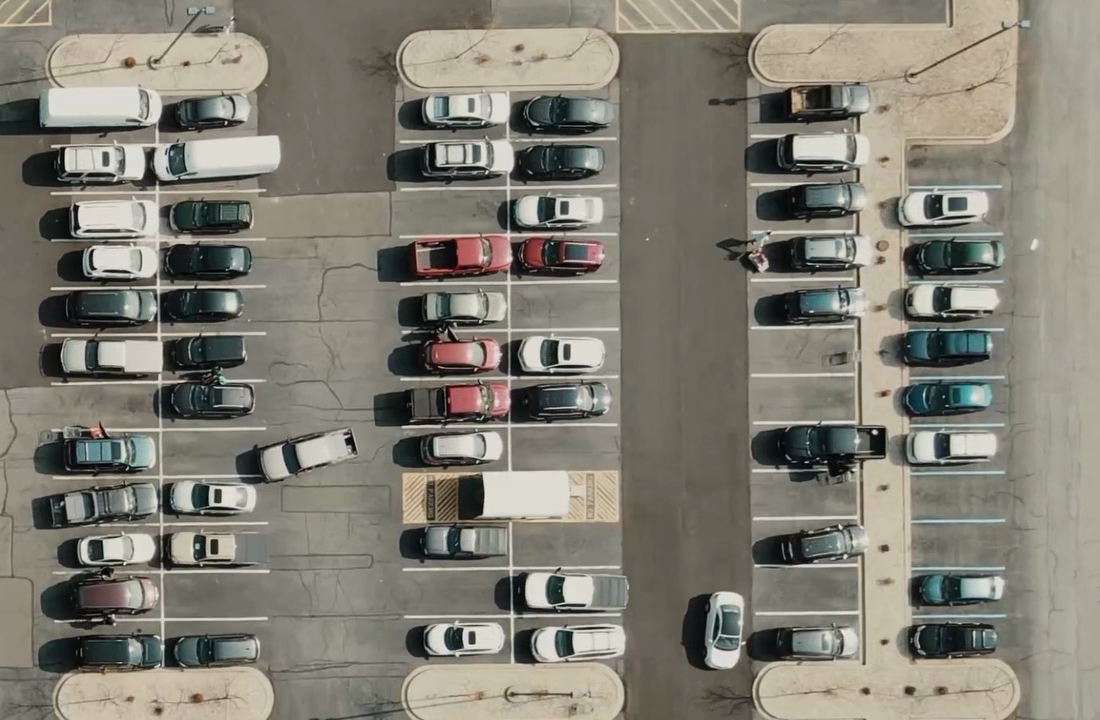
#> input picture carParkImg.png, 1100 x 720 px, given in place of the camera
$ python motiondetector.py
#> lines starting #> are read from the running program, lines starting #| are printed output that depends on the picture; after the words box and inside, x2 and y2 are one past the last pixel; in counts of white or black regions, pixels touching at a corner belong together
###################################################################
# Nome do script    : motiondetector.py
# Sequência         : 4.2.2
# Autores       	: Daciel Gomes e Marcelo Augusto
###################################################################

import cv2 as cv
import numpy as np

# Inicializa um objeto VideoCapture
cap = cv.VideoCapture(0)

gray = cap.read()[1] # recebe o primeiro frame
#> gray is the input picture: shape (720, 1100, 3); mean B, G, R 116, 126.7, 129.8

# Verifica se a câmera está aberta
if cap.isOpened():
    ret, frame = cap.read()
    while ret:
        # ret: variável booleana. Retorna True se o frame é lido corretamente
        ret, frame = cap.read()

        gray_compare = gray # recebe o frame anterior
        gray = cv.cvtColor(frame, cv.COLOR_BGR2GRAY) # recebe o frame posterior
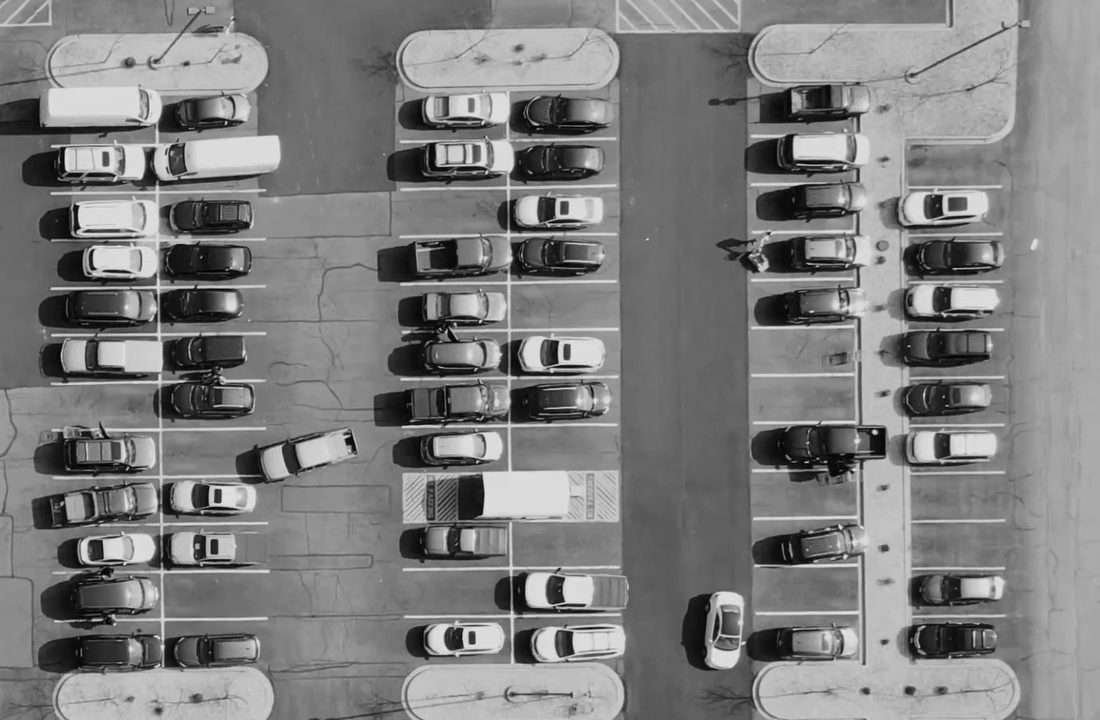
#> gray: shape (720, 1100); min 0, max 232, mean 126.4

        # Separa os planos da imagem
        planes_compare = cv.split(gray_compare)
        planes = cv.split(gray)

        histSize = 64 # bins (segmentação do intervalo do histograma em subpartes)
        histRange = (0, 256) # intervalo do histograma
        accumulate = False

        # Calcula o histograma do plano da imagem (frame)
        hist_comp = cv.calcHist(planes_compare, [0], None, [histSize], histRange, accumulate=accumulate)
#> hist_comp = 64 values, max 39814 at index 29, min 0 at index 58, mean 12375
        hist = cv.calcHist(planes, [0], None, [histSize], histRange, accumulate=accumulate)
#> hist = 64 values, max 38486 at index 27, min 0 at index 59, mean 12375

        hist_w = 640
        hist_h = 480
        bin_w = int(round(hist_w/histSize)) # largura do bin

        histImage = np.zeros((hist_h, hist_w, 3), dtype=np.uint8)

        # Normaliza o histograma com base nos parâmetros indicados
        cv.normalize(hist_comp, hist_comp, alpha=0, beta=hist_h, norm_type=cv.NORM_MINMAX)
        cv.normalize(hist, hist, alpha=0, beta=hist_h, norm_type=cv.NORM_MINMAX)

        for i in range(1, histSize):
            cv.line(histImage, (bin_w*(i), hist_h - int(hist[i])),
                               (bin_w*(i), hist_h),
                               (255, 255, 255), thickness=2)
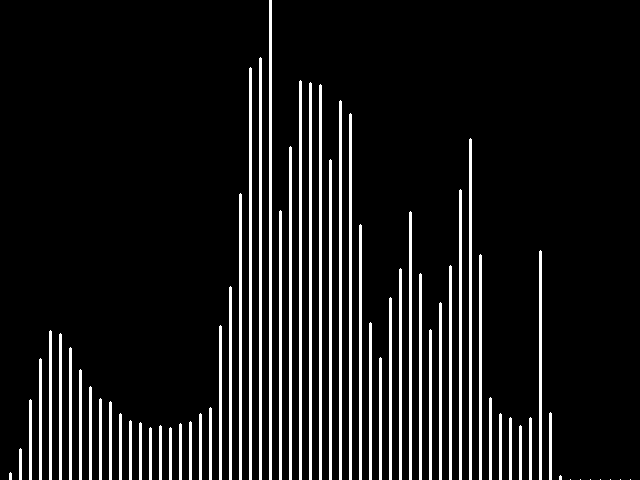
#> histImage: shape (480, 640, 3); 9.6% white; 63 white regions (8 under 20 px), largest, box (x1, y1, x2, y2) and area: (269, 0, 272, 480) 1440, (259, 57, 262, 480) 1267, (249, 67, 252, 480) 1237

        # Comparação dos histogramas
        metric_val = cv.compareHist(hist_comp, hist, cv.HISTCMP_CORREL)
#> metric_val = 0.693
        if metric_val < 0.90:
            gray = cv.flip(gray, 1) # inverte a image horizontalmente
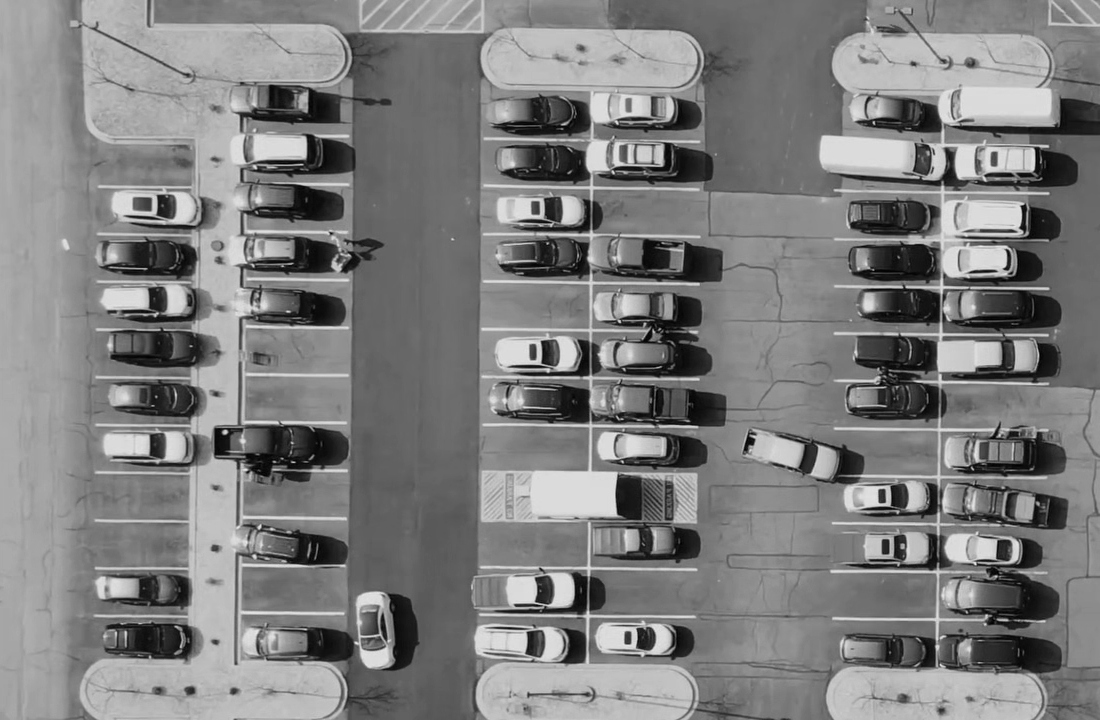
#> gray: shape (720, 1100); min 0, max 232, mean 126.4
            cv.putText(gray, 'Movimento detectado!', (200, 400), cv.FONT_ITALIC, 1, (0, 255, 255), thickness=2)
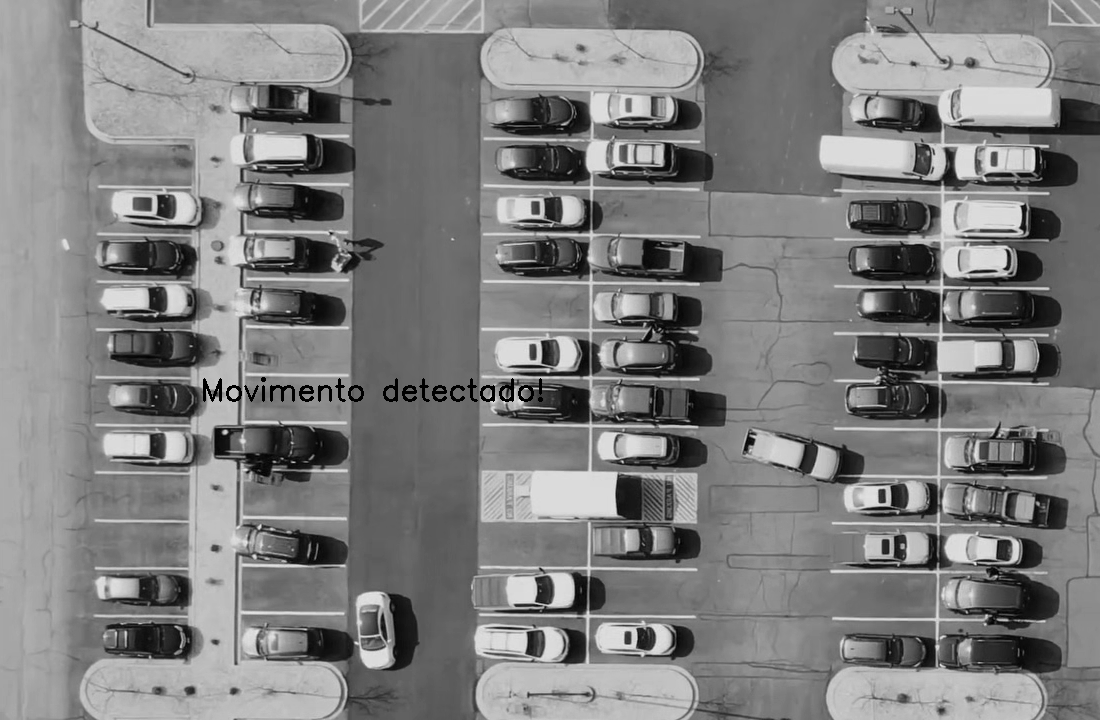
#> gray: shape (720, 1100); 0.31% of pixels changed, all inside (x1, y1, x2, y2) = (203, 377, 543, 402)
            cv.imshow('Webcam', gray)
            cv.imshow('calcHist Demo', histImage)
        else:
            # Exibe a imagem capturada pela webcam
            cv.imshow('Webcam', cv.flip(gray, 1))
            # Exibe o histograma
            cv.imshow('calcHist Demo', histImage)
        if cv.waitKey(100) == ord('q'): # retorna um número inteiro representando o ponto de código Unicode desse caractere
#> (key q is pressed here)
            break

cap.release()
cv.destroyAllWindows()
